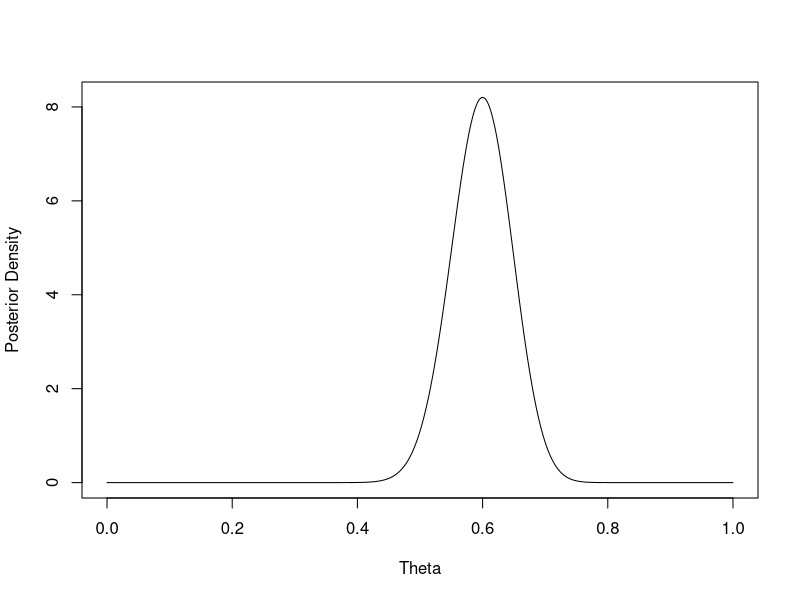
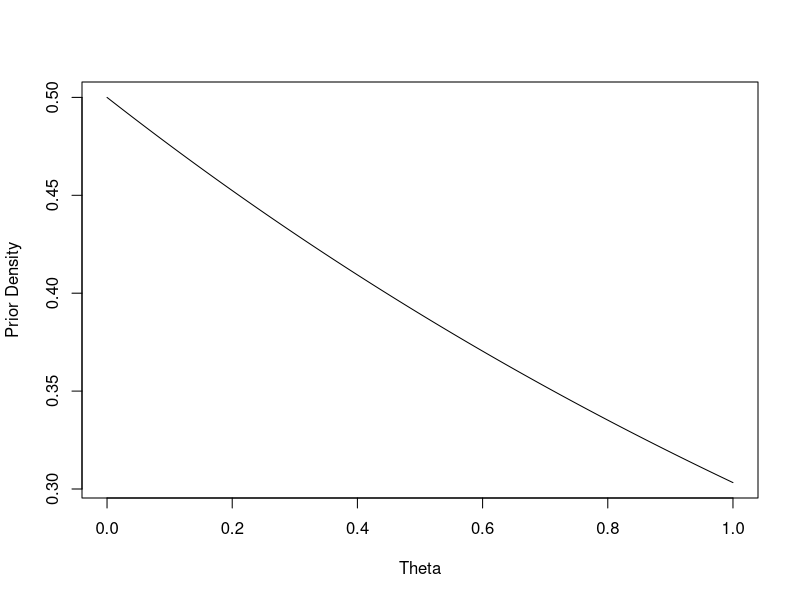
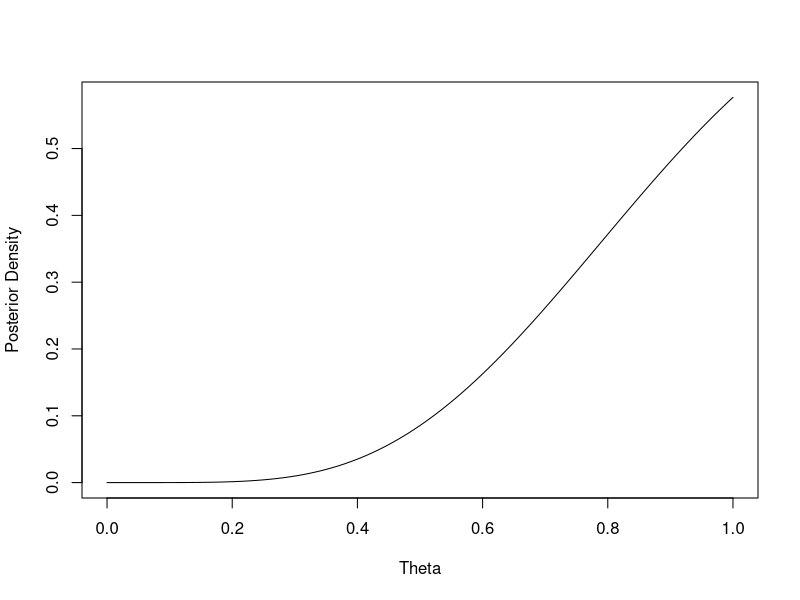
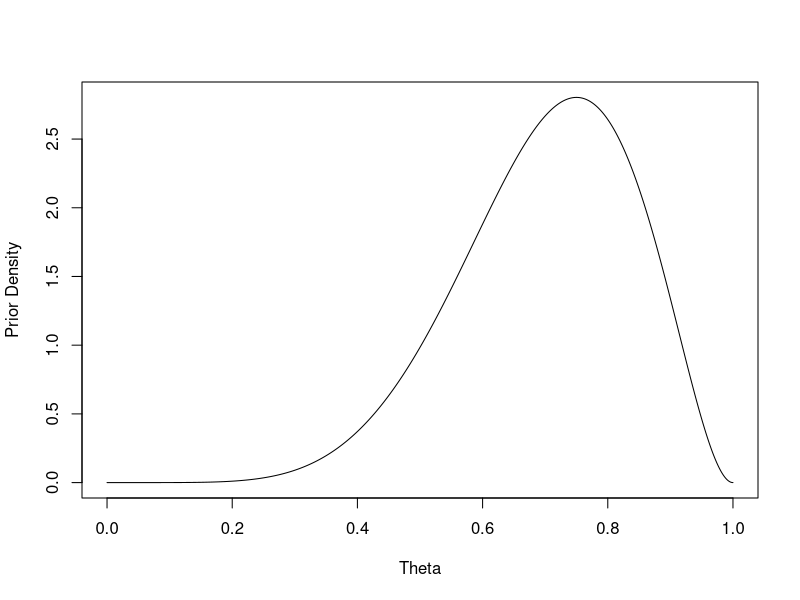
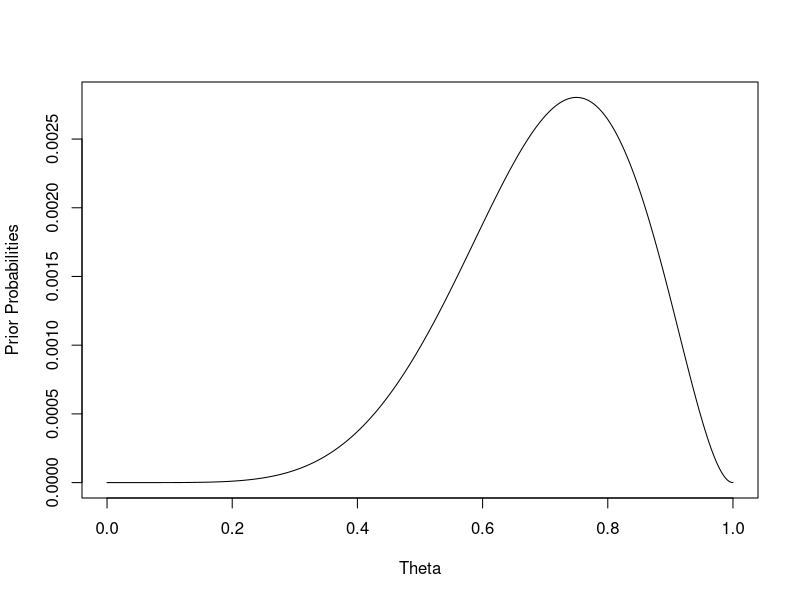
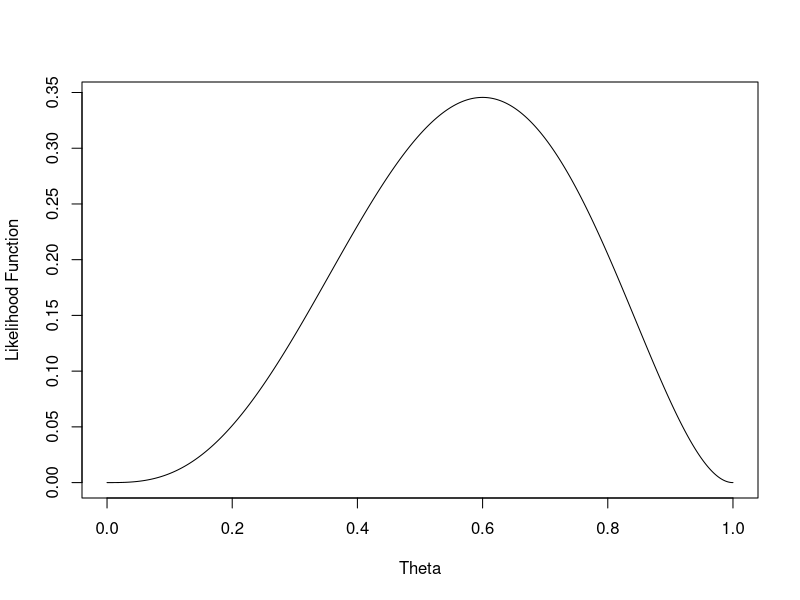

These figures' R source, in order:
## ---- chunk 1
alpha = 61
beta = 41
theta = seq(0, 1, by=0.001)

prior = 1.0
lik = dbeta(theta, alpha, beta)
post = prior * lik 

plot(theta, post, xlab = "Theta", ylab = "Posterior Density", type = "l")
## ---- chunk 2
theta = seq(0, 1, by=0.001)

prior_alpha = 1.0
prior_beta = 0.5

posterior_alpha = 7
posterior_beta = 4.5

prior = dgamma(theta, prior_alpha, prior_beta)

posterior = dgamma(theta, posterior_alpha, posterior_beta)

{
plot(theta, prior, xlab = "Theta", ylab = "Prior Density", type = "l")
plot(theta, posterior, xlab = "Theta", ylab = "Posterior Density", type = "l")
}
## ---- chunk 3
theta = seq(0, 1, by=0.001)

prior_alpha = 7
prior_beta = 3

prior = dbeta(theta, prior_alpha, prior_beta)

plot(theta, prior, xlab = "Theta", ylab = "Prior Density", type = 'l')

prior_norm = dbeta(theta, prior_alpha, prior_beta)/sum(prior)

plot(theta, prior_norm, xlab = "Theta", ylab = "Prior Probabilities", type = 'l')
## ---- chunk 4
cumsum(prior_norm)[length(prior_norm)]
## ---- chunk 5
theta = seq(0, 1, by=0.001)
 
x = 3
n = 5

lik = dbinom(x, prob = theta, size = n)

plot(theta, lik, xlab = "Theta", ylab = "Likelihood Function", type = 'l')
